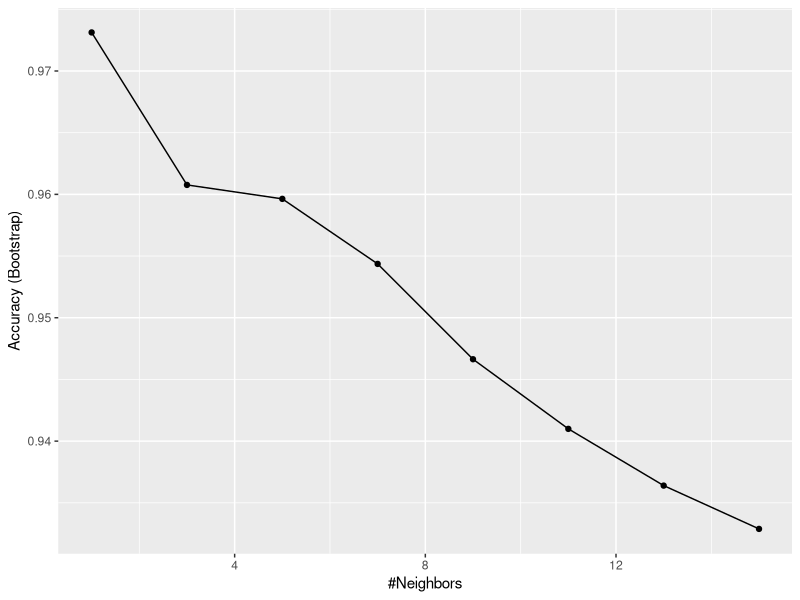
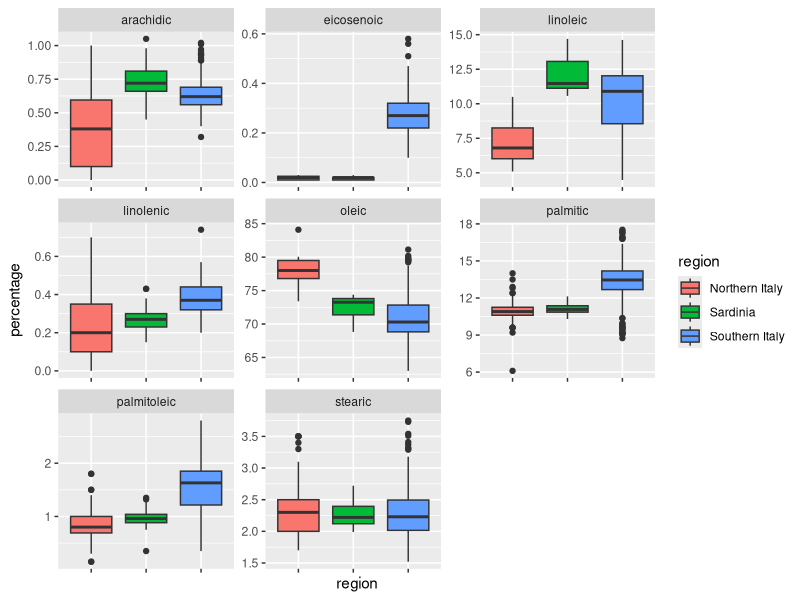
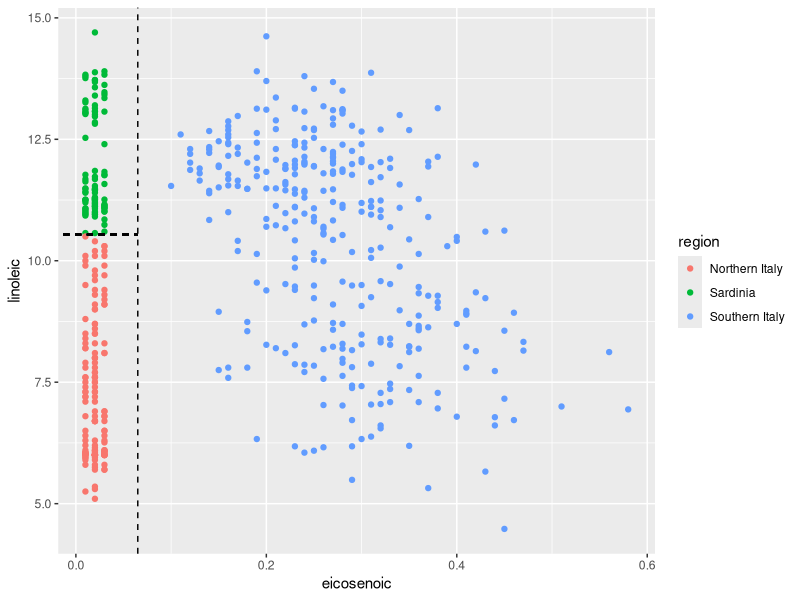
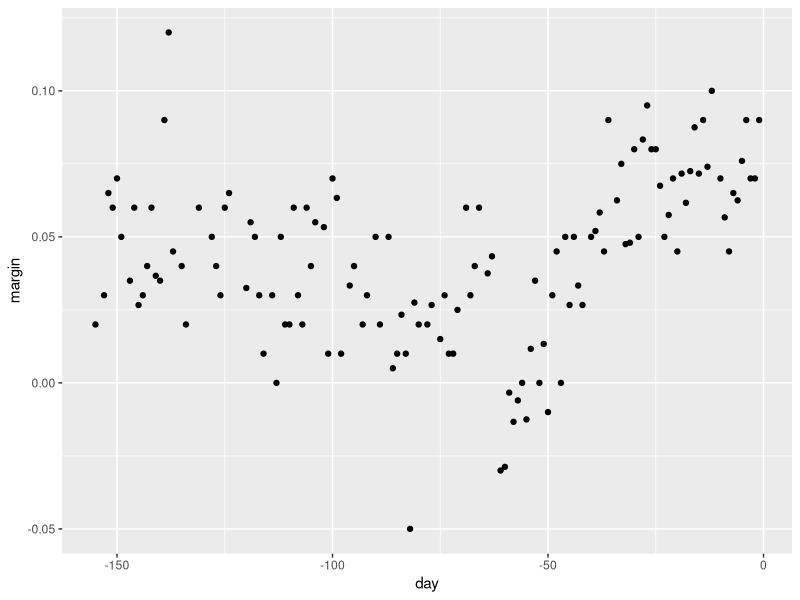
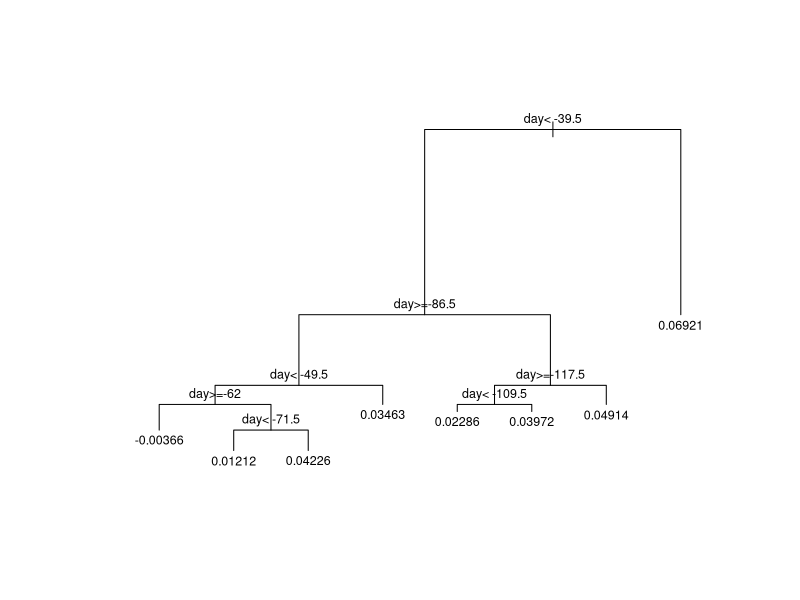
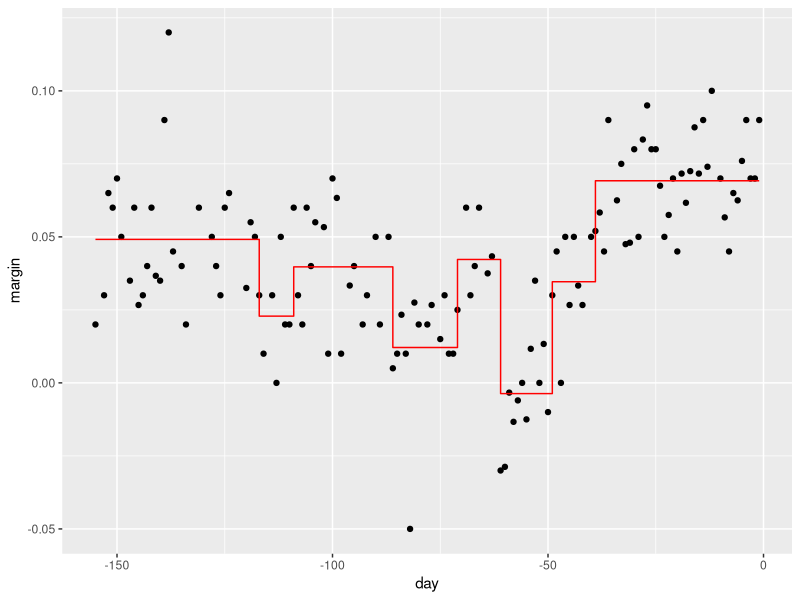
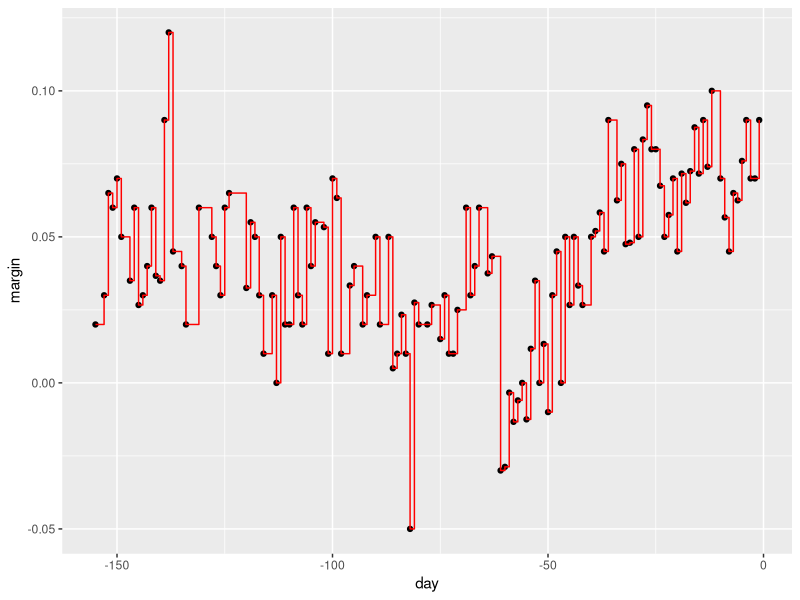
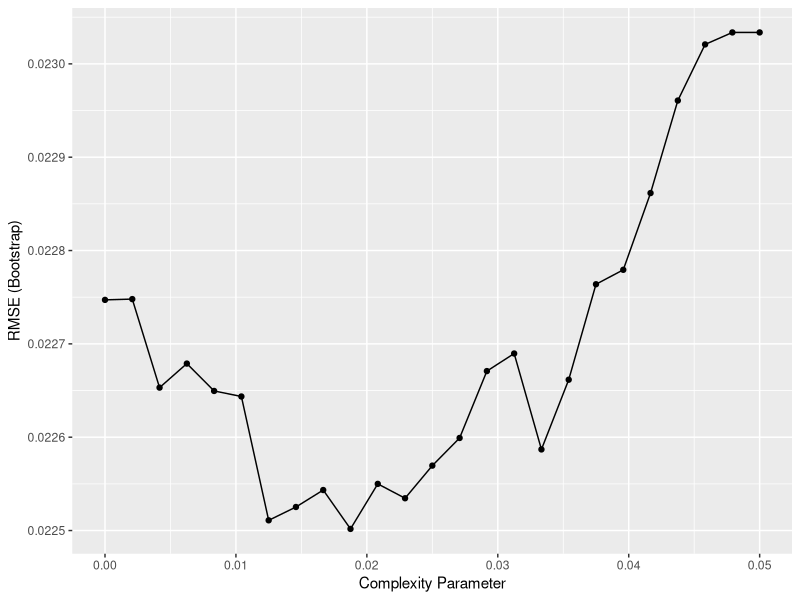

R code for these plots, in order: (Note: this script raises an error after producing the figures.)
## ---- chunk 1
library(tidyverse)
library(dslabs)
data("olive")
olive %>% as_tibble()
table(olive$region)
olive <- select(olive, -area)
## ---- chunk 2
library(caret)
fit <- train(region ~ .,  method = "knn", 
             tuneGrid = data.frame(k = seq(1, 15, 2)), 
             data = olive)
ggplot(fit)
## ---- chunk 3
olive %>% gather(fatty_acid, percentage, -region) %>%
  ggplot(aes(region, percentage, fill = region)) +
  geom_boxplot() +
  facet_wrap(~fatty_acid, scales = "free") +
  theme(axis.text.x = element_blank())
## ---- chunk 4
p <- olive %>% 
  ggplot(aes(eicosenoic, linoleic, color = region)) + 
  geom_point()
p + geom_vline(xintercept = 0.065, lty = 2) + 
  geom_segment(x = -0.2, y = 10.54, xend = 0.065, yend = 10.54, color = "black", lty = 2)
## ---- chunk 5
data("polls_2008")
qplot(day, margin, data = polls_2008)

library(rpart)
fit <- rpart(margin ~ ., data = polls_2008)
## ---- chunk 6
plot(fit, margin = 0.1)
text(fit, cex = 0.75)
polls_2008 %>% 
  mutate(y_hat = predict(fit)) %>% 
  ggplot() +
  geom_point(aes(day, margin)) +
  geom_step(aes(day, y_hat), col="red")
## ---- chunk 7
fit <- rpart(margin ~ ., data = polls_2008, control = rpart.control(cp = 0, minsplit = 2))
polls_2008 %>% 
  mutate(y_hat = predict(fit)) %>% 
  ggplot() +
  geom_point(aes(day, margin)) +
  geom_step(aes(day, y_hat), col="red")
## ---- chunk 8
library(caret)
train_rpart <- train(margin ~ ., method = "rpart", tuneGrid = data.frame(cp = seq(0, 0.05, len = 25)), data = polls_2008)
ggplot(train_rpart)
## ---- chunk 9
plot(train_rpart$finalModel, margin = 0.1)
text(train_rpart$finalModel, cex = 0.75)
polls_2008 %>% 
  mutate(y_hat = predict(train_rpart)) %>% 
  ggplot() +
  geom_point(aes(day, margin)) +
  geom_step(aes(day, y_hat), col="red")
## ---- chunk 10
pruned_fit <- prune(fit, cp = 0.01)
## ---- chunk 11
# fit a classification tree and plot it
train_rpart <- train(y ~ .,
              method = "rpart",
              tuneGrid = data.frame(cp = seq(0.0, 0.1, len = 25)),
              data = mnist_27$train)
plot(train_rpart)

# compute accuracy
confusionMatrix(predict(train_rpart, mnist_27$test), mnist_27$test$y)$overall["Accuracy"]
## ---- chunk 12
library(randomForest)
fit <- randomForest(margin~., data = polls_2008) 
plot(fit)

polls_2008 %>%
  mutate(y_hat = predict(fit, newdata = polls_2008)) %>% 
  ggplot() +
  geom_point(aes(day, margin)) +
  geom_line(aes(day, y_hat), col="red")

library(randomForest)
train_rf <- randomForest(y ~ ., data=mnist_27$train)
confusionMatrix(predict(train_rf, mnist_27$test), mnist_27$test$y)$overall["Accuracy"]

# use cross validation to choose parameter
train_rf_2 <- train(y ~ .,
      method = "Rborist",
      tuneGrid = data.frame(predFixed = 2, minNode = c(3, 50)),
      data = mnist_27$train)
confusionMatrix(predict(train_rf_2, mnist_27$test), mnist_27$test$y)$overall["Accuracy"]
## ---- chunk 13
library(tidyverse)
library(dslabs)
data("mnist_27")

library(caret)
## ---- chunk 14
train_glm <- train(y ~ ., method = "glm", data = mnist_27$train)
train_knn <- train(y ~ ., method = "knn", data = mnist_27$train)

y_hat_glm <- predict(train_glm, mnist_27$test, type = "raw")
y_hat_knn <- predict(train_knn, mnist_27$test, type = "raw")

confusionMatrix(y_hat_glm, mnist_27$test$y)$overall[["Accuracy"]]
confusionMatrix(y_hat_knn, mnist_27$test$y)$overall[["Accuracy"]]
## ---- chunk 15
getModelInfo("knn")
modelLookup("knn")

train_knn <- train(y ~ ., method = "knn", data = mnist_27$train)
ggplot(train_knn, highlight = TRUE)

train_knn <- train(y ~ ., method = "knn", 
                   data = mnist_27$train,
                   tuneGrid = data.frame(k = seq(9, 71, 2)))
ggplot(train_knn, highlight = TRUE)
train_knn$bestTune
train_knn$finalModel
confusionMatrix(predict(train_knn, mnist_27$test, type = "raw"),
                mnist_27$test$y)$overall["Accuracy"]

control <- trainControl(method = "cv", number = 10, p = .9)
train_knn_cv <- train(y ~ ., method = "knn", 
                      data = mnist_27$train,
                      tuneGrid = data.frame(k = seq(9, 71, 2)),
                      trControl = control)
ggplot(train_knn_cv, highlight = TRUE)
## ---- chunk 16
train_knn$results %>% 
     ggplot(aes(x = k, y = Accuracy)) +
     geom_line() +
     geom_point() +
     geom_errorbar(aes(x = k, 
                       ymin = Accuracy - AccuracySD,
                       ymax = Accuracy + AccuracySD))
## ---- chunk 17
plot_cond_prob <- function(p_hat=NULL){
     tmp <- mnist_27$true_p
     if(!is.null(p_hat)){
          tmp <- mutate(tmp, p=p_hat)
     }
     tmp %>% ggplot(aes(x_1, x_2, z=p, fill=p)) +
     geom_raster(show.legend = FALSE) +
          scale_fill_gradientn(colors=c("#F8766D","white","#00BFC4")) +
          stat_contour(breaks=c(0.5),color="black")
}

plot_cond_prob(predict(train_knn, mnist_27$true_p, type = "prob")[,2])
## ---- chunk 18
install.packages("gam")
modelLookup("gamLoess")
## ---- chunk 19
grid <- expand.grid(span = seq(0.15, 0.65, len = 10), degree = 1)

train_loess <- train(y ~ ., 
               method = "gamLoess",
               tuneGrid=grid,
               data = mnist_27$train)
ggplot(train_loess, highlight = TRUE)

confusionMatrix(data = predict(train_loess, mnist_27$test), 
                reference = mnist_27$test$y)$overall["Accuracy"]

p1 <- plot_cond_prob(predict(train_loess, mnist_27$true_p, type = "prob")[,2])
p1
